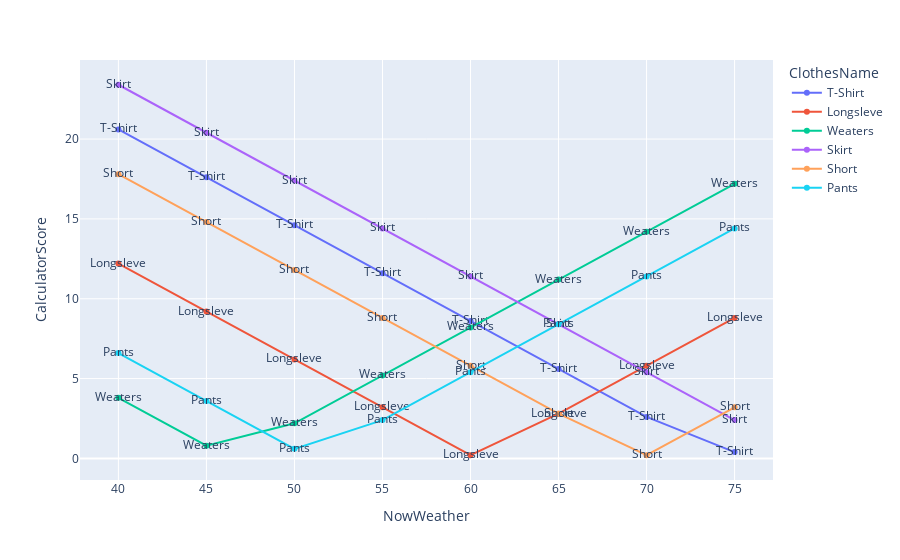

The notebook cell this image was saved under:
### Code cell
list_sigle_show_humd = []
for now_humd in range(40, 80, 5):
    for iloc_count in range(len(df_sigle)):
        calculator = weather_result_humd(   user_weatherLike, 25, now_humd, # 10 , 23 , 30
                                            df_sigle.iloc[iloc_count].ClothesName, df_sigle.iloc[iloc_count].WeatherScore
                                        )
        
        list_sigle_show_humd.append([now_humd, 
                                    df_sigle.iloc[iloc_count].ClothesName, 
                                    df_sigle.iloc[iloc_count].WeatherScore, 
                                    calculator])
        
df_sigle_show_humd = pd.DataFrame(list_sigle_show_humd, columns=["NowWeather", "ClothesName", "WeatherScore","CalculatorScore"])




fig = px.line(df_sigle_show_humd,     
    x = 'NowWeather',
    y = 'CalculatorScore',
    color = 'ClothesName',
    text= "ClothesName")
fig.show()

# fig = px
# 32 度

### Figure 1 — Plotly figure (JSON) as saved in the notebook; plotly's stock layout.template omitted (floating-point values rounded to 4 significant figures)
{"data": [{"hovertemplate": "ClothesName=%{text}<br>NowWeather=%{x}<br>CalculatorScore=%{y}<extra></extra>", "legendgroup": "T-Shirt", "line": {"color": "#636efa", "dash": "solid"}, "marker": {"symbol": "circle"}, "mode": "text+markers+lines", "name": "T-Shirt", "orientation": "v", "showlegend": true, "text": ["T-Shirt", "T-Shirt", "T-Shirt", "T-Shirt", "T-Shirt", "T-Shirt", "T-Shirt", "T-Shirt"], "type": "scatter", "x": [40, 45, 50, 55, 60, 65, 70, 75], "xaxis": "x", "y": [20.6, 17.6, 14.6, 11.6, 8.6, 5.6, 2.6, 0.4], "yaxis": "y"}, {"hovertemplate": "ClothesName=%{text}<br>NowWeather=%{x}<br>CalculatorScore=%{y}<extra></extra>", "legendgroup": "Longsleve", "line": {"color": "#EF553B", "dash": "solid"}, "marker": {"symbol": "circle"}, "mode": "text+markers+lines", "name": "Longsleve", "orientation": "v", "showlegend": true, "text": ["Longsleve", "Longsleve", "Longsleve", "Longsleve", "Longsleve", "Longsleve", "Longsleve", "Longsleve"], "type": "scatter", "x": [40, 45, 50, 55, 60, 65, 70, 75], "xaxis": "x", "y": [12.2, 9.2, 6.2, 3.2, 0.2, 2.8, 5.8, 8.8], "yaxis": "y"}, {"hovertemplate": "ClothesName=%{text}<br>NowWeather=%{x}<br>CalculatorScore=%{y}<extra></extra>", "legendgroup": "Weaters", "line": {"color": "#00cc96", "dash": "solid"}, "marker": {"symbol": "circle"}, "mode": "text+markers+lines", "name": "Weaters", "orientation": "v", "showlegend": true, "text": ["Weaters", "Weaters", "Weaters", "Weaters", "Weaters", "Weaters", "Weaters", "Weaters"], "type": "scatter", "x": [40, 45, 50, 55, 60, 65, 70, 75], "xaxis": "x", "y": [3.8, 0.8, 2.2, 5.2, 8.2, 11.2, 14.2, 17.2], "yaxis": "y"}, {"hovertemplate": "ClothesName=%{text}<br>NowWeather=%{x}<br>CalculatorScore=%{y}<extra></extra>", "legendgroup": "Skirt", "line": {"color": "#ab63fa", "dash": "solid"}, "marker": {"symbol": "circle"}, "mode": "text+markers+lines", "name": "Skirt", "orientation": "v", "showlegend": true, "text": ["Skirt", "Skirt", "Skirt", "Skirt", "Skirt", "Skirt", "Skirt", "Skirt"], "type": "scatter", "x": [40, 45, 50, 55, 60, 65, 70, 75], "xaxis": "x", "y": [23.4, 20.4, 17.4, 14.4, 11.4, 8.4, 5.4, 2.4], "yaxis": "y"}, {"hovertemplate": "ClothesName=%{text}<br>NowWeather=%{x}<br>CalculatorScore=%{y}<extra></extra>", "legendgroup": "Short", "line": {"color": "#FFA15A", "dash": "solid"}, "marker": {"symbol": "circle"}, "mode": "text+markers+lines", "name": "Short", "orientation": "v", "showlegend": true, "text": ["Short", "Short", "Short", "Short", "Short", "Short", "Short", "Short"], "type": "scatter", "x": [40, 45, 50, 55, 60, 65, 70, 75], "xaxis": "x", "y": [17.8, 14.8, 11.8, 8.8, 5.8, 2.8, 0.2, 3.2], "yaxis": "y"}, {"hovertemplate": "ClothesName=%{text}<br>NowWeather=%{x}<br>CalculatorScore=%{y}<extra></extra>", "legendgroup": "Pants", "line": {"color": "#19d3f3", "dash": "solid"}, "marker": {"symbol": "circle"}, "mode": "text+markers+lines", "name": "Pants", "orientation": "v", "showlegend": true, "text": ["Pants", "Pants", "Pants", "Pants", "Pants", "Pants", "Pants", "Pants"], "type": "scatter", "x": [40, 45, 50, 55, 60, 65, 70, 75], "xaxis": "x", "y": [6.6, 3.6, 0.6, 2.4, 5.4, 8.4, 11.4, 14.4], "yaxis": "y"}], "layout": {"legend": {"title": {"text": "ClothesName"}, "tracegroupgap": 0}, "margin": {"t": 60}, "xaxis": {"anchor": "y", "domain": [0, 1], "title": {"text": "NowWeather"}}, "yaxis": {"anchor": "x", "domain": [0, 1], "title": {"text": "CalculatorScore"}}}}
